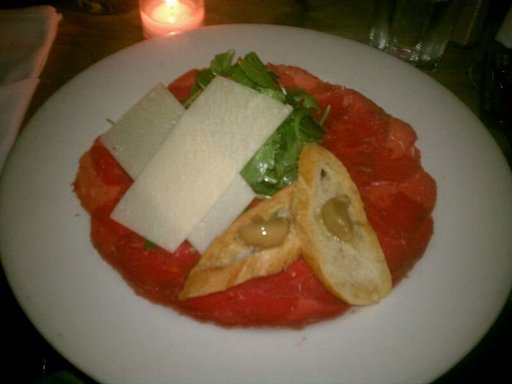
#> input picture food-101-filtered-5main-unknown/beef_carpaccio/1104286.jpg, 512 x 384 px; its folder holds only this picture in this run
$ python preprocess_data.py
#> lines starting #> are read from the running program, lines starting #| are printed output that depends on the picture
import os
import cv2
import logging
import shutil # Keep this import

# =========================
# Logging Setup
# =========================
logging.basicConfig(level=logging.INFO, format='%(asctime)s - %(levelname)s - %(message)s')

# =========================
# Path Setup
# =========================
try:
    # Assumes the script is in a 'scripts' directory
    script_dir = os.path.dirname(os.path.abspath(__file__))
    project_root = os.path.dirname(script_dir)
except NameError:
    # Fallback if __file__ is not defined (e.g., running interactively)
    script_dir = os.getcwd()
    # If running from project root, project_root is cwd. If running from scripts, need parent.
    if os.path.basename(script_dir).lower() == 'scripts':
         project_root = os.path.dirname(script_dir)
    else:
         project_root = script_dir # Assume running from project root
    logging.warning(f"Could not determine script directory reliably, assuming project root is: {project_root}")

# Define the input directory - Reads from the sample dataset directory
input_dir = os.path.join(project_root, "food-101-filtered-5main-unknown")

# Define the output directory where the processed images will be saved
# **MODIFIED:** Save processed images *inside* the input sample directory
output_dir = os.path.join(input_dir, "images_processed") # Changed path

logging.info(f"Input directory (Sample Dataset): {input_dir}")
logging.info(f"Output directory (Processed): {output_dir}")

# =========================
# Preprocessing Function
# =========================
def preprocess_images(input_dir, output_dir, img_size=(224, 224)):
    """
    Preprocesses images by resizing them to a specified size and saving them
    to a new directory structure, maintaining class folders.

    Args:
        input_dir (str): Path to the input directory containing class folders with images.
        output_dir (str): Path to the output directory where processed images will be saved.
        img_size (tuple): Desired image size (width, height) for resizing.
    """
#> called with input_dir = 'food-101-filtered-5main-unknown', img_size = (224, 224)
    # Ensure input directory exists
    if not os.path.isdir(input_dir):
        logging.error(f"Input directory not found: {input_dir}")
        return

    # Create the output directory if it doesn't exist
    # Also remove it first if it exists, to ensure a clean slate
    if os.path.exists(output_dir):
        logging.warning(f"Removing existing processed directory: {output_dir}")
        try:
            shutil.rmtree(output_dir)
        except OSError as e:
            logging.error(f"Error removing directory {output_dir}: {e}")
            return # Stop if we can't clear the old directory
    try:
        os.makedirs(output_dir, exist_ok=True)
        logging.info(f"Created empty processed directory: {output_dir}")
    except OSError as e:
        logging.error(f"Error creating directory {output_dir}: {e}")
        return # Stop if we can't create the output directory


    processed_count_total = 0
    skipped_count_total = 0

    # Iterate over each category (class folder) in the input directory
    try:
        # List only directories within the input_dir
        categories = [d for d in os.listdir(input_dir)
                      if os.path.isdir(os.path.join(input_dir, d))
                      # Exclude the potential output dir if it's inside input
                      and d != os.path.basename(output_dir)]
        if not categories:
            logging.warning(f"No category subdirectories found in {input_dir} (excluding potential output dir)")
            return
    except OSError as e:
        logging.error(f"Could not list directories in {input_dir}: {e}")
        return

    logging.info(f"Found categories in sample dataset: {categories}")

    for category in categories:
        category_path = os.path.join(input_dir, category)  # Path to the current input class folder
        output_category_path = os.path.join(output_dir, category)  # Path to save processed images for this class

        # Create the output directory for the current class
        try:
            os.makedirs(output_category_path, exist_ok=True)
        except OSError as e:
            logging.error(f"Could not create output directory {output_category_path}: {e}. Skipping category '{category}'.")
            continue # Skip this category

        logging.info(f"Processing category: {category}...")
        processed_count_category = 0
        skipped_count_category = 0

        # Iterate over each image file in the current class folder
        try:
            # List only files
            image_files = [f for f in os.listdir(category_path) if os.path.isfile(os.path.join(category_path, f))]
        except OSError as e:
             logging.error(f"Could not list files in {category_path}: {e}. Skipping category '{category}'.")
             continue # Skip this category

        for img_file in image_files:
            # Check for valid image extensions
            if not img_file.lower().endswith(('.png', '.jpg', '.jpeg')):
                logging.warning(f"Skipping non-image file: {img_file} in {category}")
                skipped_count_category += 1
                continue

            img_path = os.path.join(category_path, img_file)  # Full path to the input image
            output_img_path = os.path.join(output_category_path, img_file) # Full path for output image

            try:
                # Read the image using OpenCV
                img = cv2.imread(img_path)
#> img is the input picture: shape (384, 512, 3); mean B, G, R 66.8, 90.5, 109.7

                # If the image could not be read
                if img is None:
                    logging.warning(f"Could not read image file (possibly corrupt): {img_path}. Skipping.")
                    skipped_count_category += 1
                    continue

                # Resize the image
                img_resized = cv2.resize(img, img_size, interpolation=cv2.INTER_AREA)
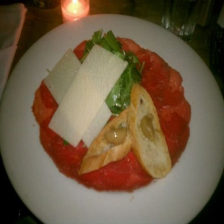
#> img_resized: shape (224, 224, 3); mean B, G, R 66.8, 90.5, 109.7

                # Save the resized image
                success = cv2.imwrite(output_img_path, img_resized)
                if success:
                    processed_count_category += 1
                else:
                    logging.warning(f"Failed to write processed image: {output_img_path}. Skipping.")
                    skipped_count_category += 1

            except Exception as e:
                 logging.error(f"Error processing image {img_path}: {e}. Skipping.")
                 skipped_count_category += 1
                 continue # Skip to next image on error

        logging.info(f"  Finished category '{category}'. Processed: {processed_count_category}, Skipped: {skipped_count_category}")
        processed_count_total += processed_count_category
        skipped_count_total += skipped_count_category

    logging.info(f"\nPreprocessing complete. Total processed: {processed_count_total}, Total skipped: {skipped_count_total}")

# =========================
# Main Execution
# =========================
if __name__ == "__main__":
    preprocess_images(input_dir, output_dir)
    logging.info("Preprocessing script finished.")
